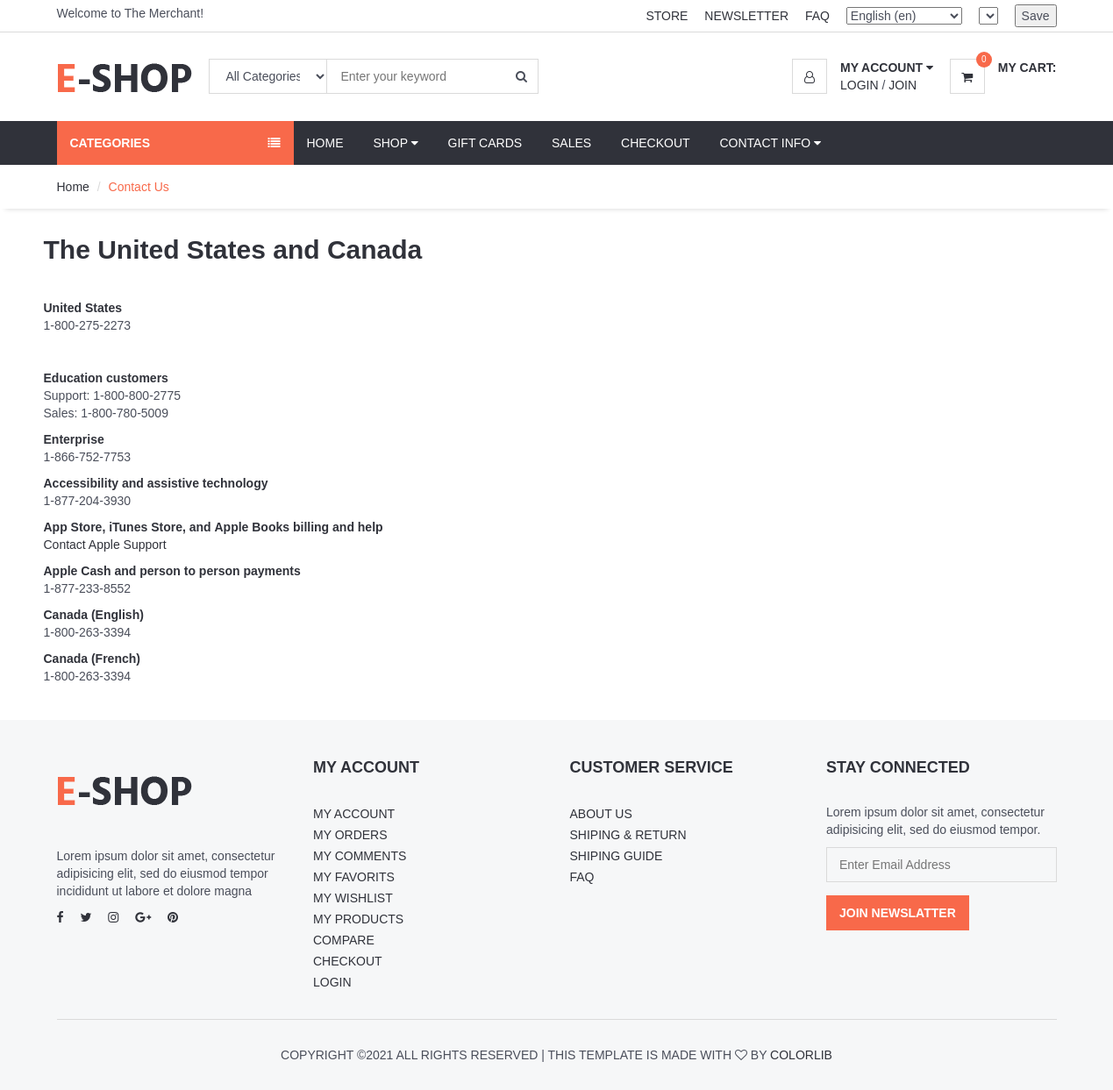
The page /policies&terms/ on the database its author committed.
### home/models.py (models this page shows, shortened)
class Setting(models.Model):
    STATUS = (
        ('True', 'True'),
        ('False', 'False'),
    )
    title = models.CharField(max_length=300)
    sub_title = models.CharField(max_length=300)
    keywords = models.TextField()
    description = models.TextField()
    company = models.CharField(max_length=100)
    address = models.CharField(blank=True, max_length=100)
    phone = models.CharField(blank=True, max_length=20)
    fax = models.CharField(blank=True, max_length=20)
    email = models.CharField(blank=True, max_length=250)
    smtpserver = models.CharField(blank=True, max_length=30)
    smtpemail = models.CharField(blank=True, max_length=50)
    smtppassword = models.CharField(blank=True, max_length=20)
    smtpport = models.CharField(blank=True, max_length=5)
    icon = models.ImageField(blank=True, upload_to='images/')
    facebook = models.CharField(blank=True, max_length=50)
    instagram = models.CharField(blank=True, max_length=50)
    twitter = models.CharField(blank=True, max_length=50)
    youtube = models.CharField(blank=True, max_length=50)
    aboutus = RichTextUploadingField()
    contactus = RichTextUploadingField()
    references = RichTextUploadingField()
    customerservice = RichTextUploadingField()
    policies_and_terms = RichTextUploadingField()
    status = models.CharField(max_length=10, choices=STATUS)
    created_at = models.DateTimeField(auto_now_add=True)
    updated_at = models.DateTimeField(auto_now=True)

### home/views.py (the view)
# urls.py: path('policies&terms/', views.policies8terms, name='policies&terms'),
def policies8terms(request):
   setting = Setting.objects.get(pk=1)
   category = Categorie.objects.all()
   current_user = request.user
   shopcart = ShopCart.objects.filter(user_id=current_user.id)
   total_products = 0
   total = 0
   for rs in shopcart:
        total += rs.price * rs.quantity
   for rs in shopcart:
       total_products += rs.quantity
   context = {'setting':setting, 'category':category, 'shopcart':shopcart, 'total_products': total_products, 'total':total,}
   return render(request, 'policies&terms.html', context)

### home/templates/policies&terms.html (shortened to what this page needs)
{% extends 'homebase.html' %}
{% load i18n %}
{% block sidebar %}  {% include 'sidebar.html' %} {% endblock %}
{% block body %}
<div id="breadcrumb">
    <div class="container">
        <ul class="breadcrumb">
            <li><a href="/">{% trans "Home" %}</a></li>
            <li class="active">{% trans "Contact Us" %}</li>
        </ul>
    </div>
</div>
<div class="section">
    <div class="container">
        <div class="row">
            {{ setting.contactus | safe }}
        </div>
    </div>
</div>
{% endblock %}

### home/templates/header.html (shortened to what this page needs)
{% load static %}
{% load i18n %}
{% load currency %}
<header>
    <div id="top-header">
        <div class="container">
            <div class="pull-left">
                <span>{{ setting.sub_title }}</span>
            </div>
            <div class="pull-right">
                <ul class="header-top-links">
                    <li><a href="#">{% trans "Store" %}</a></li>
                    <li><a href="#">{% trans "Newsletter" %}</a></li>
                    <li><a href="{% url 'faq' %}">{% trans "FAQ" %}</a></li>
                    <li class="dropdown default-dropdown">
                        <form action="{% url 'selectLanguage' %}" method="post">{% csrf_token %}
                            <select name="language" onchange="submit()" >
                                {% get_current_language as LANGUAGE_CODE %}
                                {% get_available_languages as LANGUAGES %}
                                {% get_language_info_list for LANGUAGES as languages %}
                                {% for language in languages %}
                                    <option value="{{ language.code }}"{% if language.code == LANGUAGE_CODE %} selected{% endif %}>
                                        {{ language.name_local }} ({{ language.code }})
                                    </option>
                                {% endfor %}
                            </select>
                        </form>
                    </li>
                    <li class="dropdown default-dropdown">
                        <form id="currency_switcher" method="POST" action="{% url 'selectcurrency' %}">
                            <select name="currency" onchange="submit()" >
                            </select>
                        </form>
                    </li>
                    <li class="dropdown default-dropdown">
                        <form id="currency_switcher" method="POST" action="{% url 'savelangcur' %}">
                            <input type="submit" value="Save" />
                        </form>
                    </li>
                </ul>
            </div>
        </div>
    </div>
    <div id="header">
        <div class="container">
            <div class="pull-left">
                <div class="header-logo">
                    <a class="logo" href="/">
                        <img src="{% static '' %}img/logo.png" alt="">
                    </a>
                </div>
                <div class="header-search">
                    <form action="/search/" method="post">
                        <input id="query" name="query" class="input search-input" type="text" placeholder="Enter your keyword">
                        <select name="catid" class="input search-categories">
                            <option value="0">{% trans "All Categories" %}</option>
                            {% load mptt_tags %}
                        </select>
                        <button class="search-btn"><i class="fa fa-search"></i></button>
                    </form>
                </div>
            </div>
            <div class="pull-right">
                <ul class="header-btns">
                    <li class="header-account dropdown default-dropdown">
                        {% if user.id is not None %}
                            {% csrf_token %}
                            <div class="dropdown-toggle" role="button" data-toggle="dropdown" aria-expanded="true">
                                <div class="header-btns-icon">
                                    <img src="{{ request.session.userimage }}" style="height: 39px; width: 42px; border-radius: 30%; position: relative;">
                                </div>
                                <strong class="text-uppercase">{{ user.first_name }} {{ user.last_name }} <i class="fa fa-caret-down"></i></strong>
                            </div>
                        {% else %}
                            <div class="dropdown-toggle" role="button" data-toggle="dropdown" aria-expanded="true">
                                <div class="header-btns-icon">
                                    <i class="fa fa-user-o"></i>
                                </div>
                                <strong class="text-uppercase">My Account <i class="fa fa-caret-down"></i></strong>
                            </div>
                            <a href="/login" class="text-uppercase">Login</a> / <a href="/signup" class="text-uppercase">Join</a>
                        {% endif %}
                    </li>
                    <li class="header-cart dropdown default-dropdown">
                        <a class="dropdown-toggle" data-toggle="dropdown" aria-expanded="true">
                            <div class="header-btns-icon">
                                <i class="fa fa-shopping-cart"></i>
                                <span class="qty">{{ total_products }}</span>
                            </div>
                            <strong class="text-uppercase">{% trans "My Cart:" %}</strong>
                            <br>
                        </a>
                    </li>
                </ul>
            </div>
        </div>
    </div>
</header>

### home/static/css/style.css (style rules this page uses)
body { font-family: 'Hind', sans-serif; color: #4A4E5A; overflow-x: hidden; }
h1, h2, h3, h4, h5, h6 { color: #30323A; margin: 0 0 10px; font-weight: 700; }
a { color: #30323A; -webkit-transition: 0.3s color; transition: 0.3s color; }
strong { color: #30323A; }
ul, ol { margin: 0; padding: 0; list-style: none }
.input { width: 100%; height: 40px; padding: 0px 15px; border: none; background-color: transparent; -webkit-box-shadow: 0px 0px 0px 1px #DADADA inset, 0px 0px 0px 5px transparent; box-shadow: 0px 0px 0px 1px #DADADA inset, 0px 0px 0px 5px transparent; -webkit-transition: 0.3s all; transition: 0.3s all; }
.section { padding-top: 30px; padding-bottom: 30px; }
#breadcrumb { -webkit-box-shadow: 0px 6px 6px -6px rgba(0, 0, 0, 0.175); box-shadow: 0px 6px 6px -6px rgba(0, 0, 0, 0.175); }
.breadcrumb { background-color: transparent; border: none; border-radius: 0px; padding: 15px 0px; margin: 0; }
.breadcrumb>.active { color: #F8694A; }
.breadcrumb>li+li:before { color: #DADADA; }
#header { padding-top: 15px; padding-bottom: 15px; }
#top-header { padding-top: 5px; padding-bottom: 5px; border-bottom: 1px solid #DADADA; }
.header-top-links>li { display: inline-block; }
.header-top-links>li+li { margin-left: 15px; }
.header-top-links>li>a { cursor: pointer; text-transform: uppercase; }
.header-logo { display: inline-block; margin-right: 15px; }
.header-logo .logo>img { width: 100%; max-height: 70px; }
.header-search { display: inline-block; padding: 15px 0px; max-width: 400px; }
.header-search>form { position: relative; }
.header-search>form .search-input { padding-left: 150px; padding-right: 45px; }
.header-search>form .search-categories { position: absolute; left: 0px; top: 0px; width: 135px; }
.header-search>form .search-btn { position: absolute; top: 0px; right: 0px; width: 40px; height: 40px; background-color: transparent; border: none; }
.header-btns>li { display: inline-block; vertical-align: top; padding: 15px 0px; }
.header-btns>li+li { margin-left: 15px; }
.header-btns>li .header-btns-icon { position: relative; float: left; margin-right: 15px; width: 40px; height: 40px; line-height: 40px; text-align: center; color: #30323A; background-color: #FFF; border: 1px solid #DADADA; }
.header-btns .dropdown-toggle { display: block; cursor: pointer; }
.header-cart .header-btns-icon .qty { position: absolute; right: -9px; top: -9px; width: 18px; height: 18px; line-height: 18px; text-align: center; font-size: 10px; background: #F8694A; color: #FFF; border-radius: 50%; }

### rows shown on the page
Setting: sub_title "Welcome to The Merchant!", contactus "The United States and Canada United States 1-800-275-2273 Education customers Support: 1-800-800-2775 Sales: 1-800-780-5009 Enterprise 1-866-752-7753 Accessibility and assistive technology 1-877-204-3930 App Store, iTunes Store, and Apple Books billing and help Contact Apple Support Apple Cash and person to person payments 1-877-233-8552 Canada (English) 1-800-263-3394 Canada (French) 1-800-263-3394"

### other values the page prints
{{ total_products }} "0"
form field language "English (en)"
